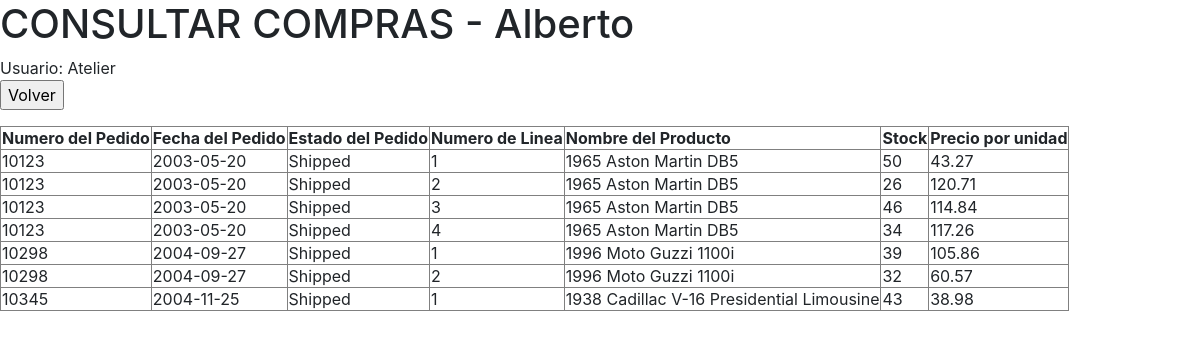
/pe_consped.php (signed in), run on the app's committed database.
### tables this page shows
CREATE TABLE `orderdetails` (
  `orderNumber` int(11) NOT NULL,
  `productCode` varchar(15) NOT NULL,
  `quantityOrdered` int(11) NOT NULL,
  `priceEach` decimal(10,2) NOT NULL,
  `orderLineNumber` smallint(6) NOT NULL,
  PRIMARY KEY (`orderNumber`,`productCode`),
  KEY `productCode` (`productCode`),
  CONSTRAINT `orderdetails_ibfk_1` FOREIGN KEY (`orderNumber`) REFERENCES `orders` (`orderNumber`),
  CONSTRAINT `orderdetails_ibfk_2` FOREIGN KEY (`productCode`) REFERENCES `products` (`productCode`)
);

CREATE TABLE `orders` (
  `orderNumber` int(11) NOT NULL,
  `orderDate` date NOT NULL,
  `requiredDate` date NOT NULL,
  `shippedDate` date DEFAULT NULL,
  `status` varchar(15) NOT NULL,
  `comments` text,
  `customerNumber` int(11) NOT NULL,
  PRIMARY KEY (`orderNumber`),
  KEY `customerNumber` (`customerNumber`),
  CONSTRAINT `orders_ibfk_1` FOREIGN KEY (`customerNumber`) REFERENCES `customers` (`customerNumber`)
);

CREATE TABLE `products` (
  `productCode` varchar(15) NOT NULL,
  `productName` varchar(70) NOT NULL,
  `productLine` varchar(50) NOT NULL,
  `productScale` varchar(10) NOT NULL,
  `productVendor` varchar(50) NOT NULL,
  `productDescription` text NOT NULL,
  `quantityInStock` smallint(6) NOT NULL,
  `buyPrice` decimal(10,2) NOT NULL,
  `MSRP` decimal(10,2) NOT NULL,
  PRIMARY KEY (`productCode`),
  KEY `productLine` (`productLine`),
  CONSTRAINT `products_ibfk_1` FOREIGN KEY (`productLine`) REFERENCES `productlines` (`productLine`)
);

### pe_consped.php (the view, shortened to what this page needs)
<html>
<head>
    <link rel="stylesheet" href="bootstrap.min.css">
</head>
<body>
<h1>CONSULTAR COMPRAS - Alberto</h1>
<?php
	$conn=conectarBD();
	echo "Usuario: ".$_SESSION['nombre'];
	echo '<form action="pe_inicio.html" method="post"><input type="submit" value="Volver"></form>';
	verPedidos($conn);
?>
<?php
function verPedidos($conn){
	$nif=$_SESSION['id'];
		$sql = "select orders.orderNumber, orderDate, status, orderLineNumber, quantityOrdered, priceEach from orderdetails, orders where orders.orderNumber=orderdetails.orderNumber and customerNumber='$nif' order by orderdetails.orderNumber asc, orderLineNumber ASC";
		$resultado=mysqli_query($conn, $sql);
		if ($resultado) {
			if (mysqli_num_rows($resultado)>0) {
				echo "<table border='1'>
						<tr>
							<th>Numero del Pedido</th>
							<th>Fecha del Pedido</th>
							<th>Estado del Pedido</th>
							<th>Numero de Linea</th>
							<th>Nombre del Producto</th>
							<th>Stock</th>
							<th>Precio por unidad</th>
						</tr>";
				while ($row = mysqli_fetch_assoc($resultado)) {
					$numeroPedido=$row['orderNumber'];
					$sqlNombre = "select productName from products, orderdetails where orderdetails.productCode=products.productCode and orderNumber='$numeroPedido'";
					$resultadoNombre=mysqli_query($conn, $sqlNombre);
					if ($resultadoNombre) {
						$row2=mysqli_fetch_assoc($resultadoNombre);
						$nombrePorducto=$row2['productName'];
					} else {
						trigger_error("Error: " . $sqlNombre . "<br>" . mysqli_error($conn));
					}
					echo "<tr>";
						echo "<td>".$row['orderNumber']."</td>";
						echo "<td>".$row['orderDate']."</td>";
						echo "<td>".$row['status']."</td>";
						echo "<td>".$row['orderLineNumber']."</td>";
						echo "<td>".$nombrePorducto."</td>";
						echo "<td>".$row['quantityOrdered']."</td>";
						echo "<td>".$row['priceEach']."</td>";
					echo "</tr>";
				}
				echo" </table>";
			} else {
				echo "El cliente no tiene asignado ningun pedido";
			}
		} else {
			trigger_error("Error: " . $sql . "<br>" . mysqli_error($conn));
		}
}
?>
</body>
</html>

### data on the page
orderdetails: orderNumber.orderNumber "10123", orderNumber.orderDate "2003-05-20", orderNumber.status "Shipped", orderLineNumber "1", products.productName "1965 Aston Martin DB5", quantityOrdered "50", priceEach "43.27"
orderdetails: orderNumber.orderNumber "10123", orderNumber.orderDate "2003-05-20", orderNumber.status "Shipped", orderLineNumber "2", productCode.productName "1965 Aston Martin DB5", quantityOrdered "26", priceEach "120.71"
orderdetails: orderNumber.orderNumber "10123", orderNumber.orderDate "2003-05-20", orderNumber.status "Shipped", orderLineNumber "3", products.productName "1965 Aston Martin DB5", quantityOrdered "46", priceEach "114.84"
orderdetails: orderNumber.orderNumber "10123", orderNumber.orderDate "2003-05-20", orderNumber.status "Shipped", orderLineNumber "4", products.productName "1965 Aston Martin DB5", quantityOrdered "34", priceEach "117.26"
orderdetails: orderNumber.orderNumber "10298", orderNumber.orderDate "2004-09-27", orderNumber.status "Shipped", orderLineNumber "1", productCode.productName "1996 Moto Guzzi 1100i", quantityOrdered "39", priceEach "105.86"
orderdetails: orderNumber.orderNumber "10298", orderNumber.orderDate "2004-09-27", orderNumber.status "Shipped", orderLineNumber "2", products.productName "1996 Moto Guzzi 1100i", quantityOrdered "32", priceEach "60.57"
orderdetails: orderNumber.orderNumber "10345", orderNumber.orderDate "2004-11-25", orderNumber.status "Shipped", orderLineNumber "1", productCode.productName "1938 Cadillac V-16 Presidential Limousine", quantityOrdered "43", priceEach "38.98"

### other printed values
$_SESSION['nombre'] "Atelier"
